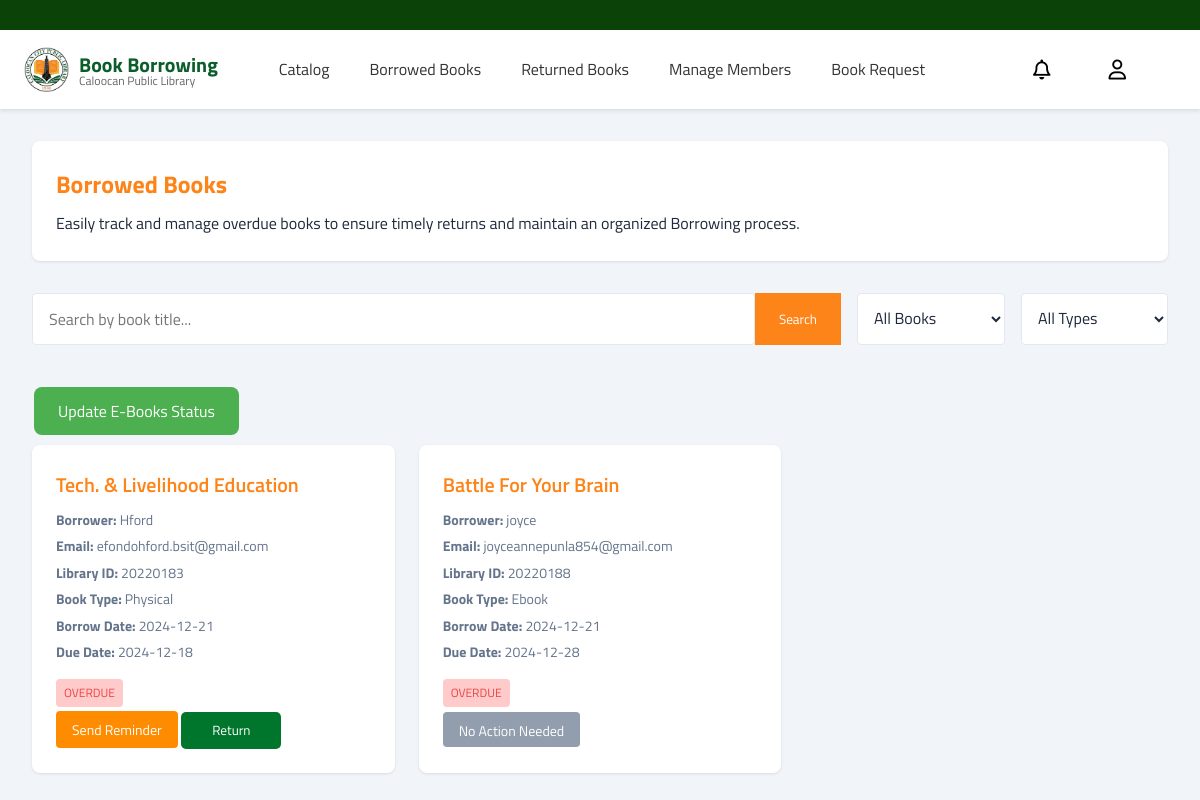
The app's page /admin/admin_borrowedForm.php (signed in) with its own data.
### tables this page shows
CREATE TABLE `borrowed_books` (
  `book_id` int(11) NOT NULL,
  `title` varchar(255) NOT NULL,
  `member_id` int(11) NOT NULL,
  `borrow_date` date NOT NULL,
  `due_date` date DEFAULT NULL,
  `status` varchar(10) DEFAULT NULL,
  `book_type` varchar(20) DEFAULT NULL,
  `name` varchar(255) NOT NULL,
  `expiry_days` int(11) DEFAULT NULL
);

CREATE TABLE `user_info` (
  `member_id` int(11) NOT NULL,
  `name` varchar(255) DEFAULT NULL,
  `email` varchar(255) DEFAULT NULL,
  `password` varchar(255) DEFAULT NULL,
  `role` varchar(50) DEFAULT NULL,
  `is_enabled` tinyint(4) DEFAULT 1,
  `status` enum('enabled','disabled') DEFAULT 'enabled',
  `contact` varchar(15) DEFAULT NULL,
  `profile_picture` varchar(255) DEFAULT NULL,
  `address` varchar(255) DEFAULT NULL,
  `has_accepted_policy` tinyint(1) DEFAULT 0,
  `fines` int(11) DEFAULT 0,
  `email_verified` tinyint(1) DEFAULT 0,
  `verification_token` varchar(64) DEFAULT NULL
);

### admin/admin_borrowedForm.php (the view, shortened to what this page needs)
<?php
include('../config/connect.php');
include('navbar.php');
$limit = 10;
$page = isset($_GET['page']) ? (int)$_GET['page'] : 1;
$offset = ($page - 1) * $limit;
$search = isset($_GET['search']) ? $_GET['search'] : '';
$filter = isset($_GET['filter']) ? $_GET['filter'] : 'all';
$book_type = isset($_GET['book_type']) ? $_GET['book_type'] : 'all';
$sql = "SELECT b.*, u.email, u.member_id
        FROM borrowed_books b
        JOIN user_info u ON b.member_id = u.member_id
        WHERE b.title LIKE ? " .
        ($filter === 'overdue' ? "AND b.due_date < CURDATE() " :
        ($filter === 'due' ? "AND b.due_date >= CURDATE() " : "")) .
        ($book_type !== 'all' ? "AND b.book_type = ? " : "") .
        "LIMIT ?, ?";
$stmt = $conn->prepare($sql);
$searchTerm = "%$search%";
if ($book_type !== 'all') {
    $stmt->bind_param("ssii", $searchTerm, $book_type, $offset, $limit);
} else {
    $stmt->bind_param("sii", $searchTerm, $offset, $limit);
}
$stmt->execute();
$result = $stmt->get_result();
?>
<!DOCTYPE html>
<html lang="en">
<head>
</head>
<body>
    <div class="container">
        <header class="header">
            <h1>Borrowed Books</h1>
            <p>Easily track and manage overdue books to ensure timely returns and maintain an organized Borrowing process.</p>
        </header>
        <form method="GET" class="search-and-filter">
            <div class="search-bar">
                <input type="text" class="search-input" name="search" placeholder="Search by book title..." value="<?php echo htmlspecialchars($search); ?>">
                <button class="search-button" type="submit">Search</button>
            </div>
            <div class="filter-bar">
                <select id="filter" name="filter" onchange="this.form.submit()">
                    <option value="all" <?php echo $filter === 'all' ? 'selected' : ''; ?>>All Books</option>
                </select>
                <select id="book_type" name="book_type" onchange="this.form.submit()">
                    <option value="all" <?php echo $book_type === 'all' ? 'selected' : ''; ?>>All Types</option>
                </select>
            </div>
        </form>
<button class="updatebook" onclick="handleOverdueBooks()">Update E-Books Status</button>
<div id="bookContainer" class="book-grid">
    <?php while ($row = $result->fetch_assoc()): ?>
        <div class="book-card">
            <h2 class="book-title"><?php echo htmlspecialchars($row['title']); ?></h2>
            <div class="book-info">
                <p><strong>Borrower:</strong> <?php echo htmlspecialchars($row['name']); ?></p>
                <p><strong>Email:</strong> <?php echo htmlspecialchars($row['email']); ?></p>
                <p><strong>Library ID:</strong> <?php echo htmlspecialchars($row['member_id']); ?></p>
                <p><strong>Book Type:</strong> <?php echo ucfirst(htmlspecialchars($row['book_type'])); ?></p>
                <p><strong>Borrow Date:</strong> <?php echo htmlspecialchars($row['borrow_date']); ?></p>
                <p><strong>Due Date:</strong> <?php echo htmlspecialchars($row['due_date']); ?></p>
            </div>
            <div>
                <span class="status <?php echo $row['due_date'] < date('Y-m-d') ? 'overdue' : 'due'; ?>">
                    <?php echo $row['due_date'] < date('Y-m-d') ? 'OVERDUE' : 'DUE'; ?>
                </span>
            </div>
            <div class="book-actions">
                <?php if ($row['due_date'] < date('Y-m-d') && $row['book_type'] !== 'ebook'): ?>
                    <button class="action-button" data-book-id="<?php echo $row['book_id']; ?>"
                        data-email="<?php echo $row['email']; ?>"
                        data-name="<?php echo $row['name']; ?>"
                        data-title="<?php echo $row['title']; ?>"
                        data-due-date="<?php echo $row['due_date']; ?>">
                        Send Reminder
                    </button>
                <?php endif; ?>
                <?php if ($row['book_type'] === 'ebook' || ($row['due_date'] >= date('Y-m-d') && $row['book_type'] !== 'ebook')): ?>
                    <button class="action-button disabled" disabled>No Action Needed</button>
                <?php endif; ?>
                <?php if ($row['book_type'] === 'physical'): ?>
                    <button class="return-book-button" data-book-id="<?php echo $row['book_id']; ?>">
                        Return
                    </button>
                <?php endif; ?>
            </div>
        </div>
    <?php endwhile; ?>
</div>
    </div>
</body>
</html>

### admin/navbar.php (style rules this page uses)
* { margin: 0; padding: 0; box-sizing: border-box; font-family: Titillium Web; }
.search-input { width: 270px; padding: 8px 12px; border: 1px solid #ddd; border-radius: 4px; }

### admin/admin_borrowedForm.php (style rules this page uses)
* { margin: 0; padding: 0; box-sizing: border-box; }
body { font-family: 'Inter', sans-serif; background-color: #f1f5f9; color: #1e293b; line-height: 1.6; }
.container { max-width: 1350px; margin: 0 auto; padding: 2rem; }
.header { background-color: #ffffff; padding: 1.5rem; border-radius: 8px; box-shadow: 0 1px 3px rgba(0, 0, 0, 0.1); margin-bottom: 2rem; }
.header h1 { font-size: 1.5rem; color: #FD8418; margin-bottom: 0.5rem; }
.search-and-filter { display: flex; flex-wrap: wrap; gap: 1rem; margin-bottom: 2rem; }
.search-bar { flex: 1 ; display: flex; }
.search-input { flex: 1; padding: 0.75rem 1rem; border: 1px solid #e2e8f0; font-size: 1rem; transition: border-color 0.3s, box-shadow 0.3s; }
.search-button { padding: 0.75rem 1.5rem; background-color: #FD8418; color: white; border: none; cursor: pointer; transition: background-color 0.3s; font-weight: 500; }
.filter-bar { display: flex; align-items: center; gap: 1rem; }
.filter-bar select { padding: 0.75rem; border: 1px solid #e2e8f0; border-radius: 4px; background-color: white; font-size: 1rem; color: #1e293b; transition: border-color 0.3s, box-shadow 0.3s; }
.status { display: inline-block; padding: 0.25rem 0.5rem; border-radius: 4px; font-size: 0.75rem; font-weight: 500; text-transform: uppercase; }
.status.overdue { background-color: #fecaca; color: #ef4444; }
.action-button { display: inline-block; padding: 0.5rem 1rem; background-color: #ff8c00; color: white; border: none; border-radius: 4px; font-size: 0.875rem; font-weight: 500; cursor: pointer; transition: background-color 0.3s; }
.action-button.disabled { background-color: #64748b; cursor: not-allowed; margin-top: 5px; height: 35px; opacity: 0.7; }
.book-grid { display: grid; gap: 1.5rem; grid-template-columns: repeat(auto-fill, minmax(300px, 1fr)); }
.book-card { background-color: #ffffff; border-radius: 8px; box-shadow: 0 1px 3px rgba(0, 0, 0, 0.1); padding: 1.5rem; transition: transform 0.3s, box-shadow 0.3s; }
.book-title { font-size: 1.25rem; font-weight: 600; margin-bottom: 0.5rem; color: #FD8418; }
.book-info { font-size: 0.875rem; color: #64748b; margin-bottom: 1rem; }
.book-info p { margin-bottom: 0.25rem; }
.return-book-button { background-color: #00762d; width: 100px; border: none; margin-top: 5px; height: 37px; border-radius: 5px; color: #ffffff; transition: transform 0.3s ease, background-color 0.3s ease; }
.updatebook { background-color: #4CAF50; color: white; border: none; padding: 12px 24px; text-align: center; text-decoration: none; display: inline-block; font-size: 16px; margin: 10px 2px; cursor: pointer; border-radius: 8px; transition: background-color 0.3s, transform 0.3s; }

### records on screen
borrowed_books: title "Tech. & Livelihood Education", name "Hford", member.email "efondohford.bsit@gmail.com", member.member_id "20220183", book_type "Physical", borrow_date "2024-12-21", due_date "2024-12-18", shows "OVERDUE"
borrowed_books: title "Battle For Your Brain", name "joyce", member.email "joyceannepunla854@gmail.com", member.member_id "20220188", book_type "Ebook", borrow_date "2024-12-21", due_date "2024-12-28", shows "OVERDUE", shows "No Action Needed"
